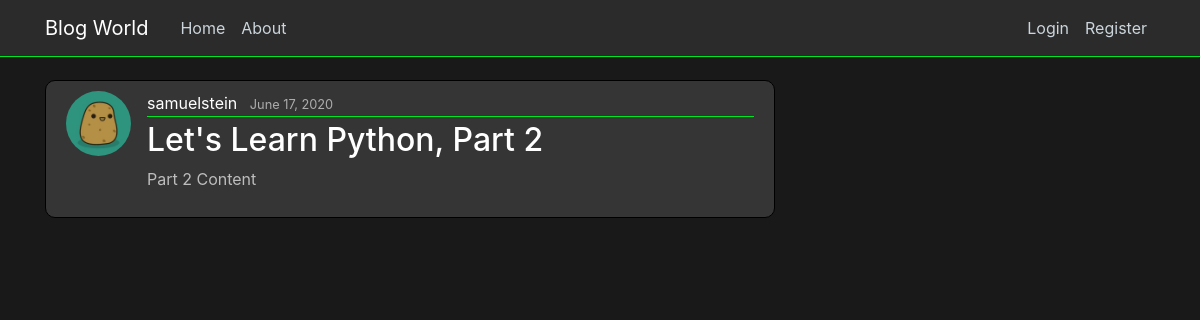
The page /post/19/ on the database its author committed.
### blog/models.py (models this page shows, shortened)
class Post(models.Model):
    title = models.CharField(max_length = 100)
    content = models.TextField()
    date_posted = models.DateTimeField(default=timezone.now)
    author = models.ForeignKey(User, on_delete=models.CASCADE)

### users/models.py (models this page shows, shortened)
class Profile(models.Model):
    user = models.OneToOneField(User, on_delete=models.CASCADE) # having one-to-one relation with User model
    image = models.ImageField(default='potato.jpg', upload_to='profile_pics')

### blog/views.py (the view)
# urls.py: path('post/<int:pk>/', PostDetailView.as_view(), name='post-detail'),
class PostDetailView(DetailView):
    model = Post # The model we are working on

### blog/templates/blog/post_detail.html (shortened to what this page needs)
{% extends "blog/base.html" %}
{% block content%}
<article class="media content-section">
    <img class="rounded-circle article-img" src="{{ object.author.profile.image.url }}" alt="">
    <div class="media-body">
        <div class="article-metadata">
            <a class="mr-2" href="{% url 'user-posts' object.author.username %}">{{ object.author }}</a>
            <small class="text-muted">{{ object.date_posted|date:"F d, Y" }}</small>
        </div>
        <h2 class="article-title">{{ object.title }}</h2>
        <p class="article-content">{{ object.content }}</p>
    </div>
</article>
{% endblock content%}

### blog/static/blog/main.css (style rules this page uses)
body { background: #1a1919; color: #ebe2e2; margin-top: 5rem; }
.content-section { background: #353535; padding: 10px 20px; border: 1px solid #000000; border-radius: 10px; margin-bottom: 20px; }
.content-section p { color:#bdbdbd !important; }
.article-title { color: #ffffff; }
.article-content { white-space: pre-line; }
.article-img { height: 65px; width: 65px; margin-right: 16px; }
.article-metadata { padding-bottom: 1px; margin-bottom: 4px; border-bottom: 1px solid #00e426 }
.article-metadata a { color: #ffffff; text-decoration: none; }
.article-metadata small { color: #acacac !important; }

### rows shown on the page
Post: author.profile.image (picture), author "samuelstein", date_posted "June 17, 2020", title "Let's Learn Python, Part 2", content "Part 2 Content"
